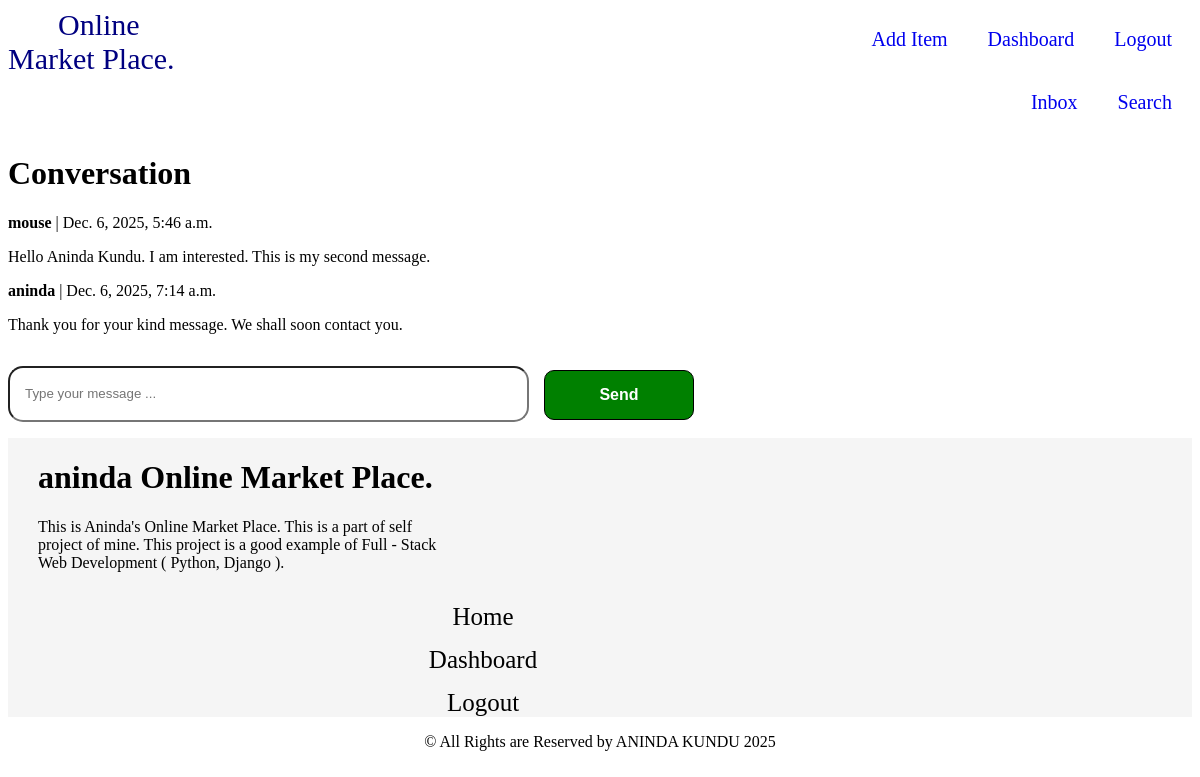
Screenshot of /conversation-detail/6 (signed in) with the database file from the repository.
### conversation/models.py (models this page shows)
class ConversationMessage(models.Model):
    conversation = models.ForeignKey(Conversation, related_name = 'messages', on_delete = models.CASCADE)
    created_at = models.DateTimeField( auto_now_add = True)
    created_by = models.ForeignKey(User, related_name = 'messages', on_delete = models.CASCADE)
    content = models.TextField()

### conversation/views.py (the view)
# urls.py: path('conversation-detail/<int:pk>', views.conversation_detail, name = "conversation_detail"),
@login_required
def conversation_detail(request, pk):
    conversation = Conversation.objects.filter(members__in=[request.user.id]).prefetch_related('messages', 'messages__created_by').get(pk=pk)
    if request.method == "POST":
        form = ConversationMessageForm(request.POST)
        if form.is_valid():
            conversation_message = form.save( commit =  False)
            conversation_message.conversation = conversation
            conversation_message.created_by = request.user
            conversation_message.save()
            conversation.save()
            return redirect('conversation_detail', pk=pk)
    else:
        form = ConversationMessageForm()
    return render(request, 'conversation/conversation_detail.html', {'conversation': conversation, 'form': form})

### conversation/forms.py
class ConversationMessageForm(forms.ModelForm):
    class Meta:
        model = ConversationMessage
        fields = ('content',)
        widgets = {
            'content': forms.TextInput(attrs={
                'class': 'mango',
                'placeholder': 'Type your message ...',
            }),
        }
        labels = {
            'content': '',
        }

### conversation/templates/conversation/conversation_detail.html (shortened to what this page needs)
{%  extends 'core/base.html'  %}
{%  load static  %}
{%  block content %}
<h1>Conversation</h1>
<div class = "interview">
    {% if conversation.messages.all %}
        {% for message in conversation.messages.all %}
        <div class = "{% if message.created_by == request.user %}blue{% endif %}">
            <p><strong>{{ message.created_by.username }}</strong> | {{ message.created_at }}</p>
            <p>{{ message.content }}</p>
        </div>
        {% endfor %}
    {% else %}
        <p>No messages yet.</p>
    {% endif %}
</div>
<div>
    <form method = "POST" class = "intellegence">
        {{form.as_p}}
        <button type = "submit" class = "quotence">Send</button>
    </form>
</div>
{% endblock  %}

### conversation/static/css/conversation.css (style rules this page uses)
.intellegence { display: flex; }
.quotence { background-color: green; border: 1px solid black; width: 150px; height: 50px; margin-top: 20px; margin-left: 15px; color: white; font-size: 16px; font-weight: bold; border-radius: 10px; cursor: pointer; transition: background-color 0.3s ease; }
.mango { height: 50px; width: 500px; border-radius: 15px; padding-left: 15px; }

### rows the page displays
ConversationMessage: created_by.username "mouse", created_at "Dec. 6, 2025, 5:46 a.m.", content "Hello Aninda Kundu. I am interested. This is my second message."
ConversationMessage: created_by.username "aninda", created_at "Dec. 6, 2025, 7:14 a.m.", content "Thank you for your kind message. We shall soon contact you."
